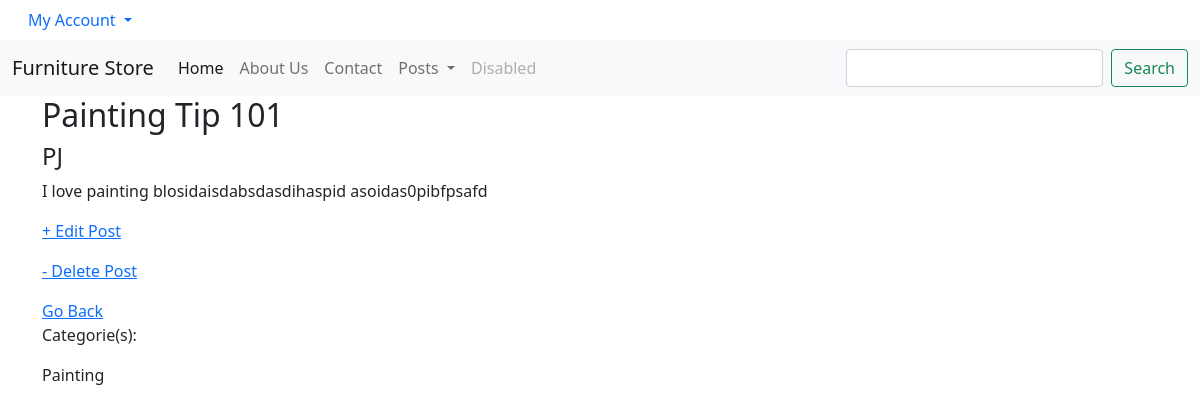
Screenshot of /posts/post/ccd7a3c1-720f-4400-8f14-cd6cd9efec12/ (signed in) with the database file from the repository.
### posts/models.py (models this page shows, shortened)
class Post(models.Model):
    id = models.UUIDField(primary_key=True,
                          default=uuid.uuid4,
                          editable=False)
    title = models.CharField(max_length=200)
    author = models.ForeignKey(
        'accounts.CustomUser',
        on_delete=models.CASCADE,
    )
    body = models.TextField()
    category = models.ManyToManyField(Category)

class Category(models.Model):
    id = models.UUIDField(primary_key=True,
                          default=uuid.uuid4,
                          editable=False)
    name = models.CharField(max_length=50)
    description = models.TextField()

### accounts/models.py (models this page shows)
class CustomUser(AbstractUser):
    id = models.UUIDField(primary_key=True,
                          default=uuid.uuid4,
                          editable=False)
    age = models.PositiveBigIntegerField(null=True, blank=True)

### posts/views.py (the view)
# urls.py: path('post/<uuid:pk>/', PostDetailView.as_view(), name='post_detail'),
class PostDetailView(LoginRequiredMixin, DetailView):
    model = Post
    template_name = 'post_detail.html'

### accounts/models.py (called while the page is built)
    def get_absolute_url(self):
        return reverse("show_profile", args=[str(self.id)])

### posts/templates/post_detail.html (shortened to what this page needs)
{% extends 'base.html' %}
    {% block content %}
    <div class="post-entry">
        <h2>{{post.title}}</h2>
        <h4>{{post.author.username}}</h4>
        <p>{{post.body}}</p>
        <p><a href={% url 'post_edit' post.pk %}>+ Edit Post</a></p>
        <p><a href={% url 'post_delete' post.pk %}>- Delete Post</a></p>
        <a href={% url 'posts' %}>Go Back</a>
        <p>Categorie(s): </p>
        {% for category in post.category.all %}
            <p>{{ category.name }}<p>
        {% endfor %}
    </div>
    {% endblock content %}

### static/css/base.css (style rules this page uses)
h1, a, header { color: violet; }
body { font-family: 'Source Sans Pro', sans-serif; font-size: 18px; }

### rows the page displays
Post: title "Painting Tip 101", author.username "PJ", body "I love painting blosidaisdabsdasdihaspid asoidas0pibfpsafd"
Category: name "Painting"
